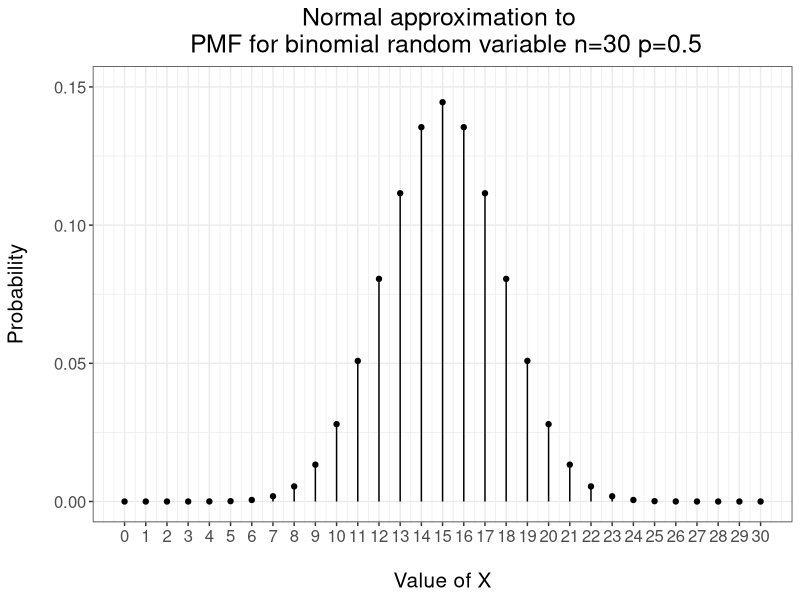
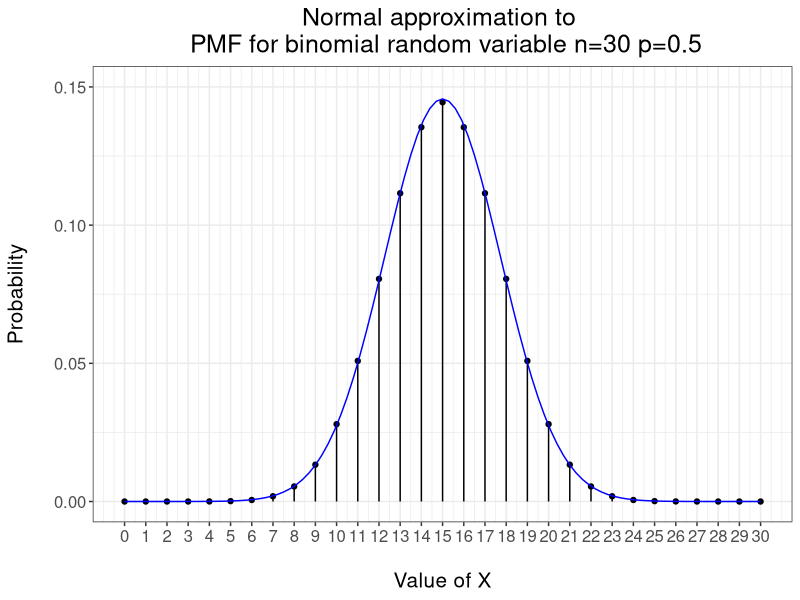
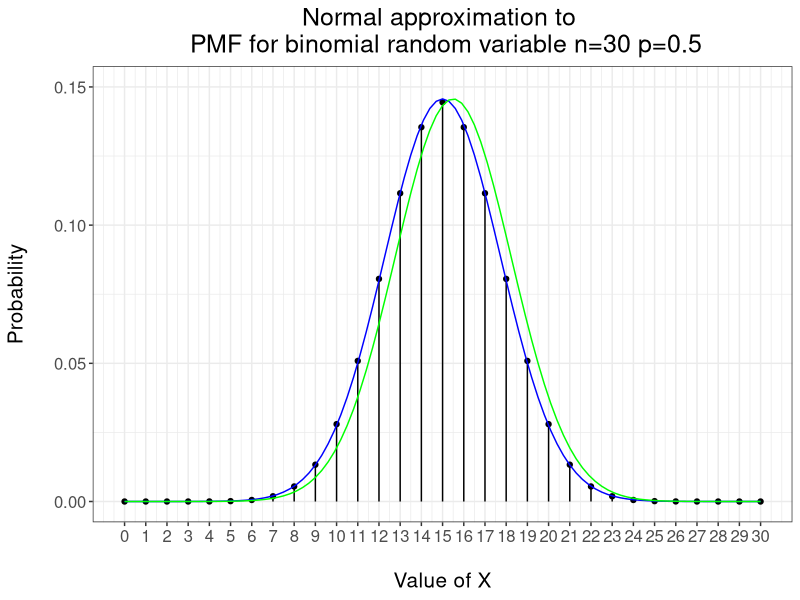

Write the R code that produced these figures, in order.
library(ggplot2)

# n: Number of trials
n <- 30
# p: Probability of success
p <- 1/2

## Code for PMF
sup <- seq(0,n,1)
pmf <- dbinom(sup, size = n, prob = p)
data <- data.frame(sup, pmf, yend = rep(0,(n+1)))

graph <- ggplot(data, aes(x = sup, y = pmf)) +
  geom_point() +
  geom_segment(aes(xend = sup, yend = yend)) +
  scale_x_continuous(name="\nValue of X",
                     breaks=0:n,
                     limits = c(0, n)) +
  scale_y_continuous(name="Probability\n",
                     limits = c(0.0,0.15)) +
  ggtitle("Normal approximation to \n PMF for discrete random variable X (Binomial)") +
  ggtitle(paste(paste(paste("Normal approximation to \n PMF for binomial random variable n=", n, sep="")," p=", sep=""), p, sep="")) +
  theme_bw() +
  theme(plot.title = element_text(hjust = 0.5),
        text = element_text(size = 15))
graph

# Create CDF layer # Normal aproximation (no correction)
pdf.normal <- function(x, mean = n*p, sd = sqrt(n*p*(1-p))) {
  dnorm(x, mean = mean, sd = sd)
}
pdf.plot.normal <- stat_function(fun = pdf.normal, color = 'blue')
graph <- graph + pdf.plot.normal
graph

# Create CDF layer # Normal aproximation (with correction)
pdf.normal.correction <- function(x, mean = n*p, sd = sqrt(n*p*(1-p))) {
  dnorm(x - 0.5, mean = mean, sd = sd)
}
pdf.plot.normal.correction <- stat_function(fun = pdf.normal.correction, color = 'green')
graph <- graph + pdf.plot.normal.correction
graph

